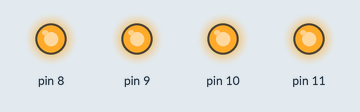
Simulated run of this sketch. Board: Arduino Uno, built with avr-gcc and run on an emulated ATmega328P. On the bench: output pins drawn as LEDs (lit = HIGH).

Above: at 0.5 s.
At 1.5 s:
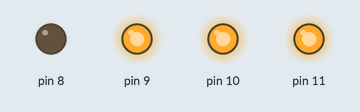
At 11.5 s:
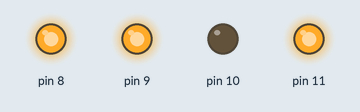
At 17.5 s:
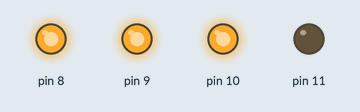
At 23.5 s:
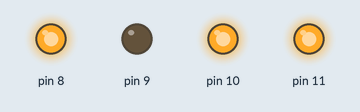
Timing chart, 0 to 26.0 s (numbered marks = the images above):
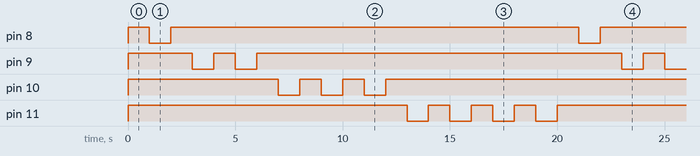

Measured:
- by itself, pin 8: repeats every 20.0 s: LOW 1.0 s, HIGH 19.0 s
- by itself, pin 9: repeats every 20.0 s: LOW 1.0 s, HIGH 1.0 s, LOW 1.0 s, HIGH 17.0 s
- by itself, pin 10: repeats every 20.0 s: 2 × (LOW 1.0 s, HIGH 1.0 s), LOW 1.0 s, HIGH 15.0 s
- by itself, pin 11: repeats every 20.0 s: 3 × (LOW 1.0 s, HIGH 1.0 s), LOW 1.0 s, HIGH 13.0 s

The sketch:

loop-toggle-depending-on-their-order.ino
```cpp
/*
   written by Ahmed khairy
   on moday 11/9/2019
   using arduino uno
   set, clear and toggle bits
*/
#include <avr/io.h>
#include <util/delay.h>
#define dly 100
int main(void)
{
  DDRB = 0x0f;
  uint8_t i = 0;
  while (1)
  {
    /*
       PORTB = (1<<0); //set bit
       PORTB = (1<<1); //set bit
       PORTB = (1<<2); //set bit
       PORTB = (1<<3); //set bit
    */
    for (uint8_t x=0; x<=i;x++)
    {
    PORTB = (1 << 0) | (1 << 1) | (1 << 2) | (1 << 3); //set bit using or operator
    _delay_ms(1000);
      PORTB = PORTB & ~(1 << i);
      _delay_ms(1000);
    }
    i++;
    if (i == 4)
      i = 0;
  }
  return (0);
}
```
